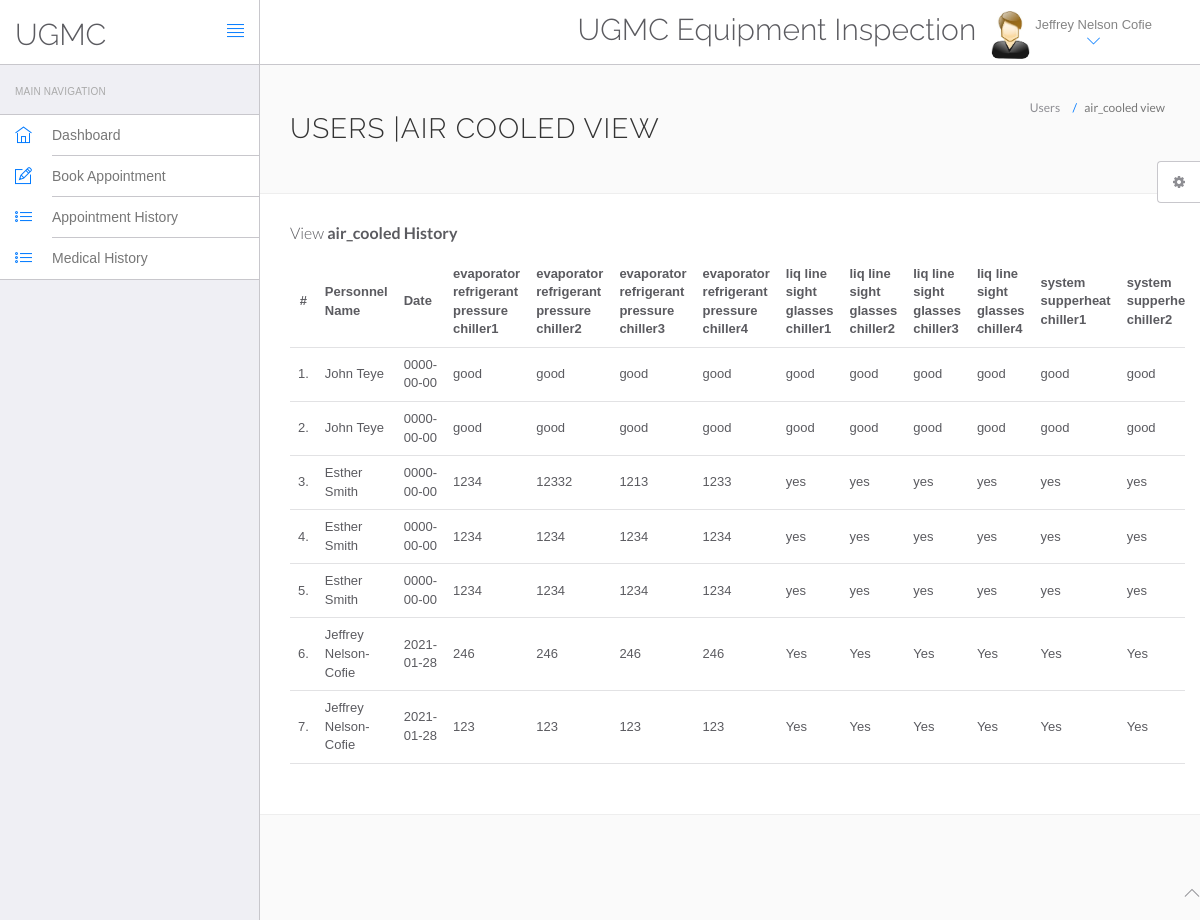
Before: /hms/air_cooled.php (signed in) with the older database file.
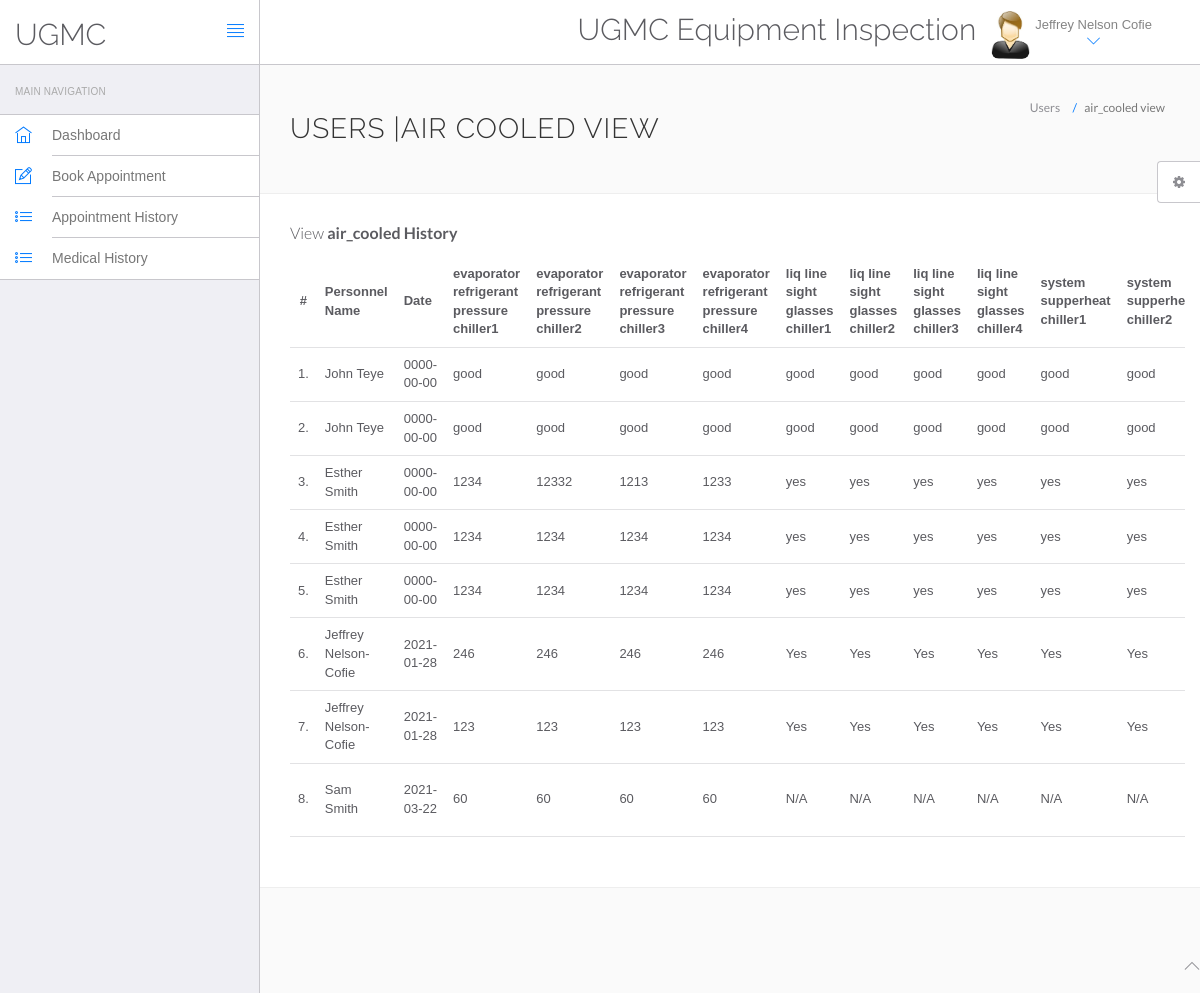
After: the same page with the newer database file.
### tables this page shows
CREATE TABLE `users` (
  `id` int(11) NOT NULL,
  `fullName` varchar(255) DEFAULT NULL,
  `address` longtext DEFAULT NULL,
  `city` varchar(255) DEFAULT NULL,
  `gender` varchar(255) DEFAULT NULL,
  `email` varchar(255) DEFAULT NULL,
  `password` varchar(255) DEFAULT NULL,
  `regDate` timestamp NULL DEFAULT current_timestamp(),
  `updationDate` timestamp NULL DEFAULT NULL ON UPDATE current_timestamp()
);

CREATE TABLE `air_cooled_water1` (
  `id` int(15) NOT NULL,
  `name` varchar(250) NOT NULL,
  `date` date NOT NULL,
  `evaporator_ref_pressure_chiller1` varchar(250) NOT NULL,
  `evaporator_ref_pressure_chiller2` varchar(250) NOT NULL,
  `evaporator_ref_pressure_chiller3` varchar(250) NOT NULL,
  `evaporator_ref_pressure_chiller4` varchar(250) NOT NULL,
  `liq_line_sight_glasses_chiller1` varchar(250) NOT NULL,
  `liq_line_sight_glasses_chiller2` varchar(250) NOT NULL,
  `liq_line_sight_glasses_chiller3` varchar(250) NOT NULL,
  `liq_line_sight_glasses_chiller4` varchar(250) NOT NULL,
  `system_supperheat_chiller1` varchar(250) NOT NULL,
  `system_supperheat_chiller2` varchar(250) NOT NULL,
  `system_supperheat_chiller3` varchar(250) NOT NULL,
  `system_supperheat_chiller4` varchar(250) NOT NULL,
  `system_sub_cooling_chiller1` varchar(250) NOT NULL,
  `system_sub_cooling_chiller2` varchar(250) NOT NULL,
  `system_sub_cooling_chiller3` varchar(250) NOT NULL,
  `system_sub_cooling_chiller4` varchar(250) NOT NULL,
  `unit_operating_pressure_chiller1` varchar(250) NOT NULL,
  `unit_operating_pressure_chiller2` varchar(250) NOT NULL,
  `unit_operating_pressure_chiller3` varchar(250) NOT NULL,
  `unit_operating_pressure_chiller4` varchar(250) NOT NULL,
  `condenser_coils_chiller1` varchar(250) NOT NULL,
  `condenser_coils_chiller2` varchar(250) NOT NULL,
  `condenser_coils_chiller3` varchar(250) NOT NULL,
  `condenser_coils_chiller4` varchar(250) NOT NULL,
  `comments` varchar(250) NOT NULL
);

### hms/air_cooled.php (the view, shortened to what the changed rows need)
<?php
include('include/config.php');
?>
<!DOCTYPE html>
<html lang="en">
<head>
    <link rel="stylesheet" href="vendor/bootstrap/css/bootstrap.min.css">
    <link rel="stylesheet" href="vendor/fontawesome/css/font-awesome.min.css">
    <link rel="stylesheet" href="vendor/themify-icons/themify-icons.min.css">
    <link href="vendor/animate.css/animate.min.css" rel="stylesheet" media="screen">
    <link href="vendor/perfect-scrollbar/perfect-scrollbar.min.css" rel="stylesheet" media="screen">
    <link href="vendor/switchery/switchery.min.css" rel="stylesheet" media="screen">
    <link href="vendor/bootstrap-touchspin/jquery.bootstrap-touchspin.min.css" rel="stylesheet" media="screen">
    <link href="vendor/select2/select2.min.css" rel="stylesheet" media="screen">
    <link href="vendor/bootstrap-datepicker/bootstrap-datepicker3.standalone.min.css" rel="stylesheet" media="screen">
    <link href="vendor/bootstrap-timepicker/bootstrap-timepicker.min.css" rel="stylesheet" media="screen">
    <link rel="stylesheet" href="assets/css/styles.css">
    <link rel="stylesheet" href="assets/css/plugins.css">
    <link rel="stylesheet" href="assets/css/themes/theme-1.css" id="skin_color" />
</head>
<body>
    <div id="app">
        <div class="app-content">
            <?php include('include/header.php'); ?>
            <div class="main-content">
                <div class="wrap-content container" id="container">
                    <section id="page-title">
                        <div class="row">
                            <div class="col-sm-8">
                                <h1 class="mainTitle">Users |Air cooled view</h1>
                            </div>
                        </div>
                    </section>
                    <div class="container-fluid container-fullw bg-white">
                        <div class="row">
                                                        <div class="col-md-12" style="
                                direction: ltr;
                                overflow:auto;
                                height: 100%;
                                width: 100%;
                            " >
                                <table class="table table-hover" id="sample-table-1">
                                    <thead>
                                        <tr>
                                            <th class="center">#</th>
                                            <th>Personnel Name</th>
                                            <th>Date</th>
                                            <th>evaporator refrigerant pressure chiller1 </th>
                                            <th>evaporator refrigerant pressure chiller2 </th>
                                            <th>evaporator refrigerant pressure chiller3</th>
                                            <th>evaporator refrigerant pressure chiller4</th>
                                            <th>liq line sight glasses chiller1</th>
                                            <th>liq line sight glasses chiller2</th>
                                            <th>liq line sight glasses chiller3</th>
                                            <th>liq line sight glasses chiller4</th>
                                            <th>system supperheat chiller1</th>
                                            <th>system supperheat chiller2</th>
                                        </tr>
                                    </thead>
                                    <tbody>
                                        <?php
                                        $sql = mysqli_query($con, "SELECT * FROM `air_cooled_water1`");
                                        $cnt = 1;
                                        while ($row = mysqli_fetch_array($sql)) {
                                        ?>
                                            <tr>
                                                <td class="center"><?php echo $cnt; ?>.</td>
                                                <td class="hidden-xs"><?php echo $row['name']; ?></td>
                                                <td><?php echo $row['date']; ?></td>
                                                <td><?php echo $row['evaporator_ref_pressure_chiller1']; ?></td>
                                                <td><?php echo $row['evaporator_ref_pressure_chiller2']; ?></td>
                                                <td><?php echo $row['evaporator_ref_pressure_chiller3']; ?>
                                                <td><?php echo $row['evaporator_ref_pressure_chiller4']; ?>
                                                <td><?php echo $row['liq_line_sight_glasses_chiller1']; ?>
                                                <td><?php echo $row['liq_line_sight_glasses_chiller2']; ?>
                                                <td><?php echo $row['liq_line_sight_glasses_chiller3']; ?>
                                                <td><?php echo $row['liq_line_sight_glasses_chiller4']; ?>
                                                <td><?php echo $row['system_supperheat_chiller1']; ?>
                                                <td><?php echo $row['system_supperheat_chiller2']; ?>
                                            </tr>
                                        <?php
                                            $cnt = $cnt + 1;
                                        } ?>
                                    </tbody>
                                </table>
                            </div>
                        </div>
                    </div>
                </div>
            </div>
        </div>
    </div>
</body>
</html>

### hms/include/header.php (shortened to what the changed rows need)
<header class="navbar navbar-default navbar-static-top">
					<div class="navbar-header">
						<a class="navbar-brand" href="#">
							<h2 style="padding-top:20% ">UGMC</h2>
						</a>
					</div>
					<div class="navbar-collapse collapse">
						<ul class="nav navbar-right">
								<li  style="padding-top:2% ">
								<h2>UGMC Equipment Inspection</h2>
							</li>
							<li class="dropdown current-user">
								<a href class="dropdown-toggle" data-toggle="dropdown">
									<img src="assets/images/images.jpg"> <span class="username">
									<?php $query=mysqli_query($con,"select fullName from users where id='".$_SESSION['id']."'");
while($row=mysqli_fetch_array($query))
{
	echo $row['fullName'];
}
									?> <i class="ti-angle-down"></i></i></span>
								</a>
							</li>
						</ul>
					</div>
				</header>

Changed rows visible on the page:
added air_cooled_water1: name "Sam Smith", date "2021-03-22", evaporator_ref_pressure_chiller1 "60", evaporator_ref_pressure_chiller2 "60", evaporator_ref_pressure_chiller3 "60", evaporator_ref_pressure_chiller4 "60", liq_line_sight_glasses_chiller1 "N/A", liq_line_sight_glasses_chiller2 "N/A", liq_line_sight_glasses_chiller3 "N/A", liq_line_sight_glasses_chiller4 "N/A", system_supperheat_chiller1 "N/A", system_supperheat_chiller2 "N/A"
